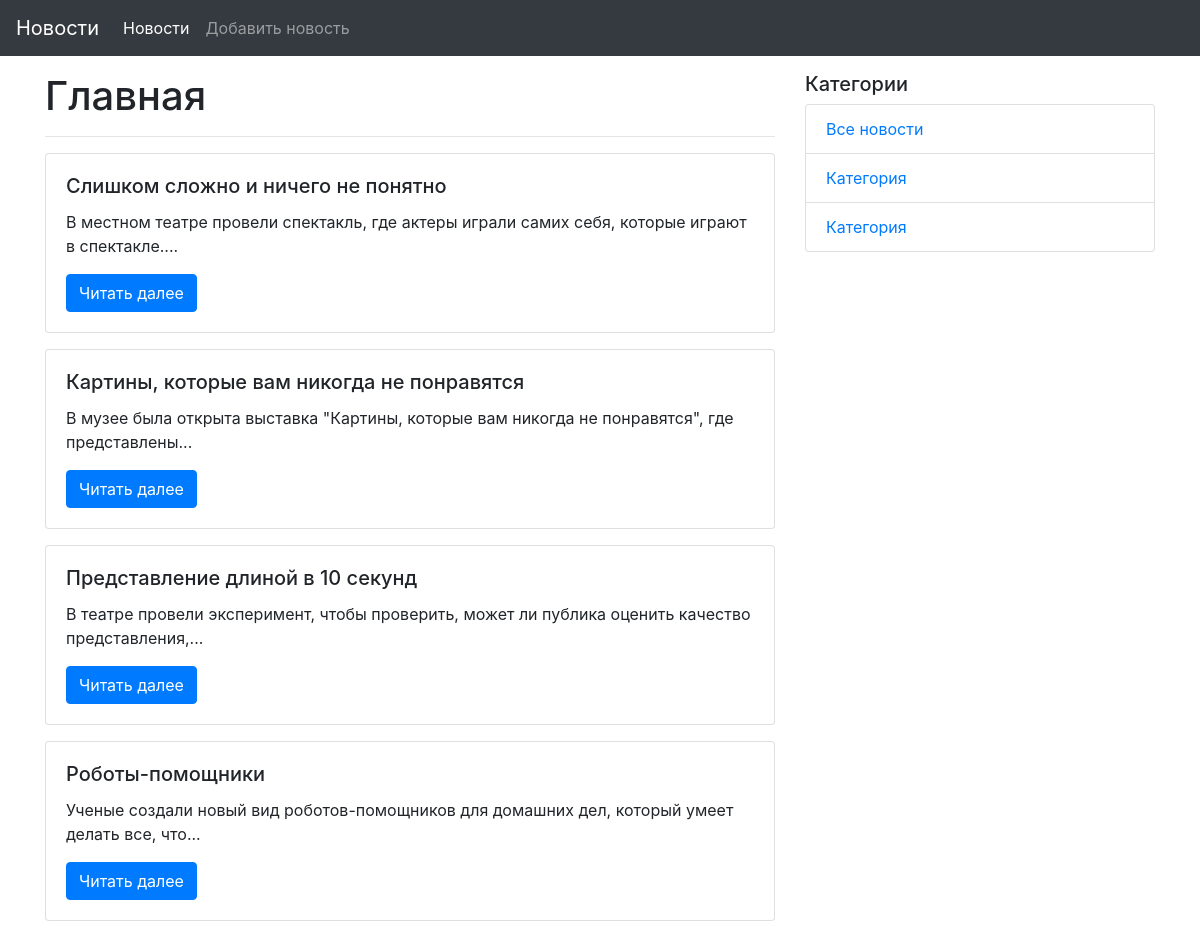
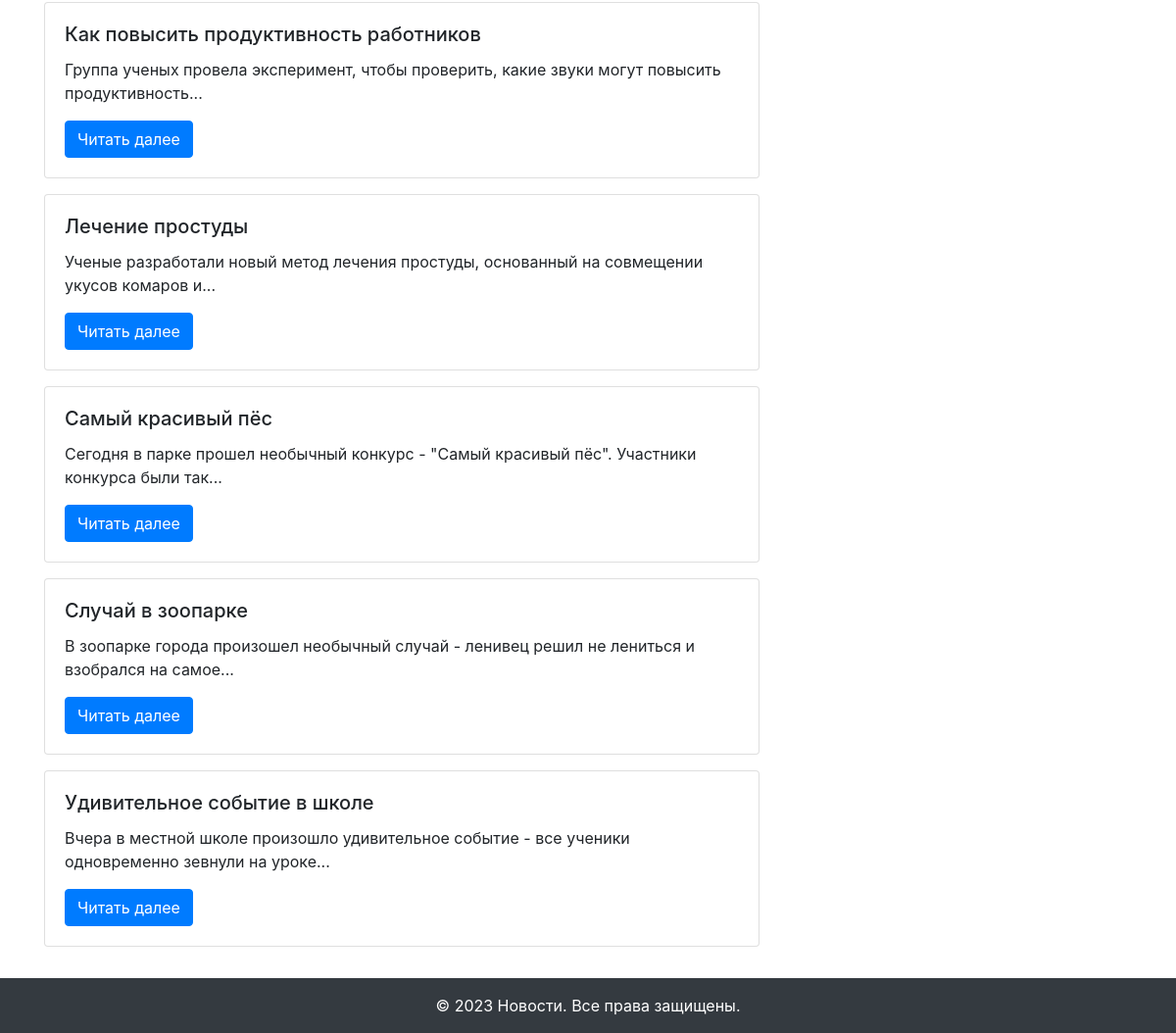
The page / on the database its author committed (2 pictures, top to bottom).
### models.py (models this page shows, shortened)
class News(db.Model):
    id = db.Column(db.Integer, primary_key=True)
    title = db.Column(db.String(255), unique=True, nullable=False)
    text = db.Column(db.Text, nullable=False)
    created_date = db.Column(db.DateTime, default=datetime.utcnow)
    category_id = db.Column(db.Integer, db.ForeignKey('category.id'), nullable=True)
    category = db.relationship('Category', back_populates='news')

### views.py (the view)
@app.route('/')
def index():
    news_list = News.query.all()
    return render_template('index.html',
                           news=news_list)

### templates/index.html (shortened to what this page needs)
{% extends "base.html" %}
{% block content %}
  <h1>Главная</h1>
  <hr>
  {% for one_news in news %}
  <div class="card mb-3">
    <div class="card-body">
      <h5 class="card-title">{{ one_news.title }}</h5>
      <p class="card-text">{{ one_news.text|truncate(100) }}</p>
      <a href="{{ url_for('news_detail', id=one_news.id) }}" class="btn btn-primary">Читать далее</a>
    </div>
  </div>
  {% else %}
    <p class="card-text">Новостей пока нет!</p>
  {% endfor %}
{% endblock content %}

### templates/base.html (shortened to what this page needs)
<!DOCTYPE html>
<html lang="ru">
<head>
  <link rel="stylesheet" href="{{ url_for('static', filename='css/bootstrap.min.css') }}">
</head>
<body>
  <div id="wrapper">
    {% include "navigation.html" %}
    <div class="container my-3">
      <div class="row">
        <div class="col-md-8">
          {% block content %}{% endblock content %}
        </div>
        {% include "side_navigation.html" %}
      </div>
    </div>
    {% include "footer.html" %}
  </div>
</body>
</html>

### templates/navigation.html (shortened to what this page needs)
<nav class="navbar navbar-expand-md navbar-dark bg-dark">
  <a class="navbar-brand" href="{{ url_for('index') }}">Новости</a>
  <div class="collapse navbar-collapse" id="navbarNav">
    <ul class="navbar-nav">
      <li class="nav-item active">
        <a class="nav-link" href="{{ url_for('index') }}">Новости</a>
      </li>
      <li class="nav-item">
        <a class="nav-link" href="{{ url_for('add_news') }}">Добавить новость</a>
      </li>
    </ul>
  </div>
</nav>

### templates/side_navigation.html
<div class="col-md-4">
  <h5>Категории</h5>
  <ul class="list-group">
    <li class="list-group-item"><a href="#">Все новости</a></li>
    <li class="list-group-item"><a href="#">Категория</a></li>
    <li class="list-group-item"><a href="#">Категория</a></li>
  </ul>
</div>

### templates/footer.html
<footer id="footer" class="bg-dark text-white text-center py-3">
  &copy; 2023 Новости. Все права защищены.
</footer>

### rows shown on the page
News: title "Слишком сложно и ничего не понятно", text "В местном театре провели спектакль, где актеры играли самих себя, которые играют в спектакле...."
News: title "Картины, которые вам никогда не понравятся", text "В музее была открыта выставка \"Картины, которые вам никогда не понравятся\", где представлены..."
News: title "Представление длиной в 10 секунд", text "В театре провели эксперимент, чтобы проверить, может ли публика оценить качество представления,..."
News: title "Роботы-помощники", text "Ученые создали новый вид роботов-помощников для домашних дел, который умеет делать все, что..."
News: title "Как повысить продуктивность работников", text "Группа ученых провела эксперимент, чтобы проверить, какие звуки могут повысить продуктивность..."
News: title "Лечение простуды", text "Ученые разработали новый метод лечения простуды, основанный на совмещении укусов комаров и..."
News: title "Самый красивый пёс", text "Сегодня в парке прошел необычный конкурс - \"Самый красивый пёс\". Участники конкурса были так..."
News: title "Случай в зоопарке", text "В зоопарке города произошел необычный случай - ленивец решил не лениться и взобрался на самое..."
News: title "Удивительное событие в школе", text "Вчера в местной школе произошло удивительное событие - все ученики одновременно зевнули на уроке..."
